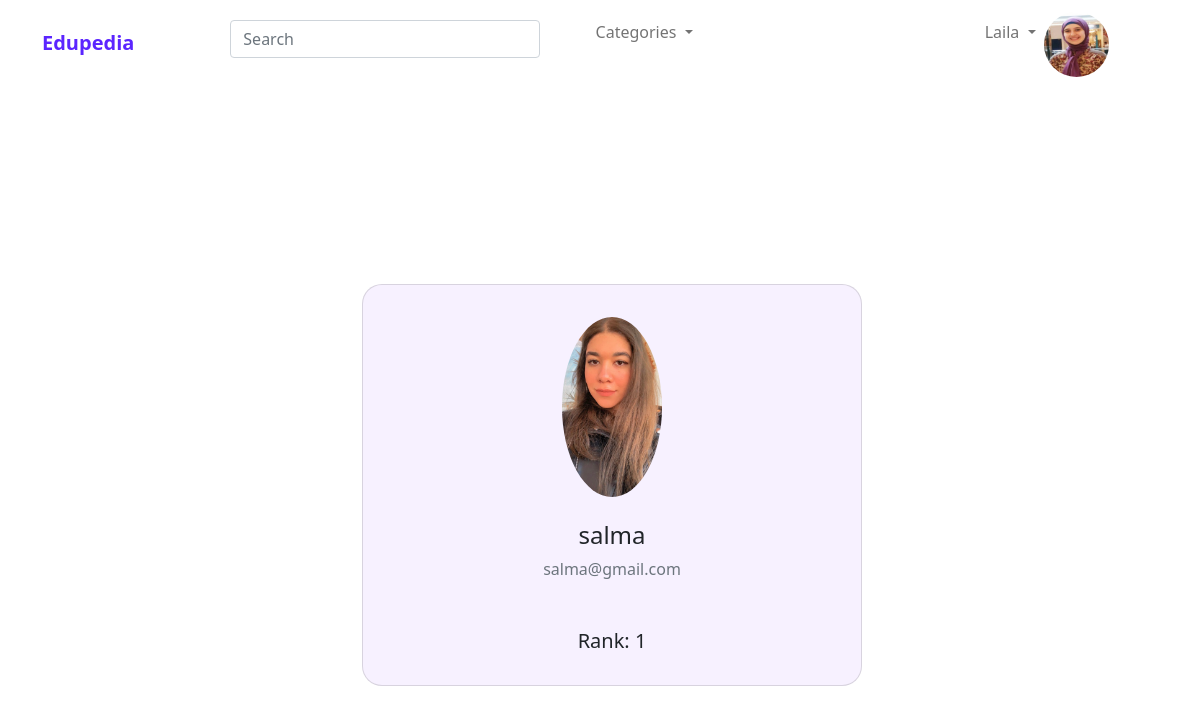
The app's page /server/admin.php?id=1 (signed in) with its own data.
### tables this page shows
CREATE TABLE `user` (
  `id` int(11) NOT NULL,
  `type` int(11) NOT NULL,
  `fname` varchar(50) NOT NULL,
  `email` varchar(62) NOT NULL,
  `password` varchar(255) NOT NULL,
  `security_ans` varchar(255) NOT NULL,
  `picture` varchar(255) DEFAULT NULL,
  `tutor_status` int(11) DEFAULT NULL,
  `admin_rank` int(11) DEFAULT NULL,
  `tutor_cv` varchar(255) DEFAULT NULL,
  `status` text DEFAULT NULL
);

### server/admin.php (the view, shortened to what this page needs)
<?php
include "database.php";
include 'nav.php';
?>
<html>
<head>
  <link rel="stylesheet" type="text/css" href="styles/styles.css">
  <link href="https://cdn.jsdelivr.net/npm/bootstrap@5.0.2/dist/css/bootstrap.min.css" rel="stylesheet">
  <link rel="stylesheet" href="https://cdnjs.cloudflare.com/ajax/libs/font-awesome/4.7.0/css/font-awesome.min.css">
</head>
<body>
  <?php
  $query = "SELECT * FROM user WHERE id='" . $_GET['id'] . "'";
  $result = $conn->query($query);
  $row = $result->fetch_assoc();
  ?>
  <section class="vh-100" id="backg">
    <div class="container py-5 h-100">
      <div class="row d-flex justify-content-center align-items-center h-100">
        <div class="col-md-12 col-xl-4">
          <div class="card" style="border-radius: 20px; background-color:#F7F1FF;" id="learnerView">
            <div class="card-body text-center">
              <div class="mt-3 mb-4">
                <?php
                if ($row['picture'] != "") {
                ?>
                  <img src="<?php echo $row['picture'] ?>" class="rounded-circle img-fluid" style="width: 100px;" />
                <?php
                } else {
                ?>
                  <img src="images/pic.png" class="rounded-circle img-fluid" style="width: 100px;" />
                <?php
                } ?>
              </div>
              <h4 class="mb-2"><?php echo $row['fname'] ?></h4>
              <p class="text-muted mb-4"><?php echo $row['email'] ?></p>
              <div class="d-flex justify-content-center text-center mt-5 mb-2">
                <div>
                  <p class="mb-2 h5">Rank: <?php echo $row['admin_rank'] ?></p>
                </div>
              </div>
            </div>
          </div>
        </div>
      </div>
    </div>
  </section>
</body>
</html>

### server/styles/styles.css (style rules this page uses)
:root { --primary: #5B25FF; --dark: rgb(17, 16, 16); --body: #363EE0; --dark2: #1c1d1f; --box-shadow: 2px 3px 5px grey; --active:#FFA700; --font:"Open Sans", sans-serif; }
.card { width:270px; }
body { font-family: 'Lato', sans-serif; }
body { font-family: Arial, sans-serif; }

### server/admin.php (style rules this page uses)
@media (min-width:768px) { #learnerView { display: flex; width: 500px; } }
#backg { background-color: white; padding-right: 150px; }

### records on screen
user: picture (picture), fname "salma", email "salma@gmail.com", admin_rank "1"

### other values on screen
$_SESSION['name'] "Laila"
